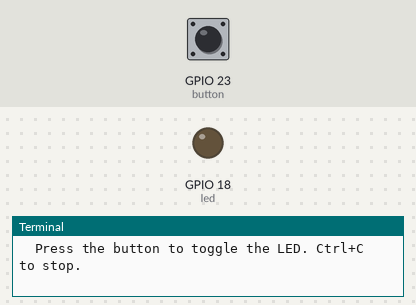
Bench run of a program on a simulated Raspberry Pi (BCM pin numbers). On the bench: output pins drawn as LEDs (lit = HIGH), the last lines printed to the terminal. The inputs (shaded band) are chosen by the test bench; at power-on: GPIO 23 (button) HIGH.

Above: at 1.2 s.
1.3 s: GPIO 23 (button) pulled LOW for 0.15 s
At 2.2 s:
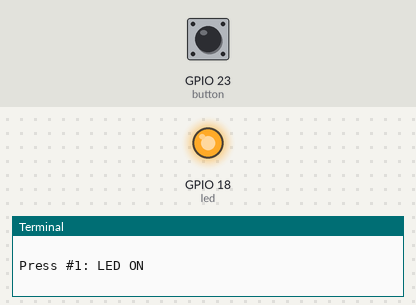
2.9 s: GPIO 23 (button) pulled LOW for 1 s
At 3.4 s:
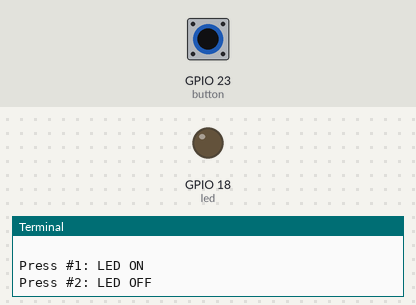
5.4 s: GPIO 23 (button) pulled LOW for 3.2 s
At 6.5 s:
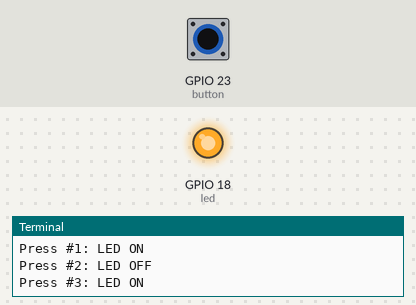
Timing chart, 0 to 8.4 s (numbered marks = the images above; inputs shaded):
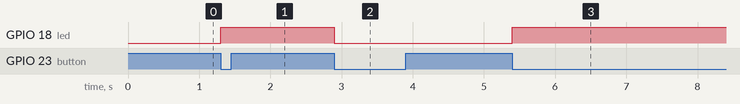

Measured:
- after the input at 1.3 s, GPIO 18 (led): LOW → HIGH at once
- after the input at 2.9 s, GPIO 18 (led): HIGH → LOW at once
- after the input at 5.4 s, GPIO 18 (led): LOW → HIGH at once

The program:

button_led_toggle.py
```python
#!/usr/bin/env python3
"""
button_led_toggle.py — toggle LED with button press (standalone demo)

This is a test script to confirm button hardware works. The LED and button pins
are normally managed by running services. Stop both before running this,
then restart them when done:

  sudo systemctl stop hermes-gpio-status hermes-button-listener
  python3 ~/projects/gpio/button_led_toggle.py
  sudo systemctl start hermes-gpio-status hermes-button-listener

Circuit:
  LED: physical pin 12 (BCM 18) → 220Ω resistor → LED anode → GND
  Button: physical pin 16 (BCM 23), other leg → GND (pull-up active)

Each press toggles the LED. Ctrl+C to stop.
"""

import time
from gpiozero import LED, Button

LED_PIN = 18
BUTTON_PIN = 23


def main():
    led = LED(LED_PIN)
    button = Button(BUTTON_PIN, pull_up=True, bounce_time=0.05)

    print("Button-LED toggle test")
    print(f"  LED on BCM {LED_PIN} (physical pin 12)")
    print(f"  Button on BCM {BUTTON_PIN} (physical pin 16)")
    print("  Press the button to toggle the LED. Ctrl+C to stop.")
    print()

    led.off()
    led_state = False
    press_count = 0

    def on_press():
        nonlocal led_state, press_count
        press_count += 1
        led_state = not led_state
        if led_state:
            led.on()
        else:
            led.off()
        print(f"Press #{press_count}: LED {'ON' if led_state else 'OFF'}")

    button.when_pressed = on_press

    try:
        while True:
            time.sleep(0.1)
    except KeyboardInterrupt:
        print(f"\nDone. {press_count} press(es) counted.")
    finally:
        led.off()
        led.close()
        button.close()


if __name__ == "__main__":
    main()
```
